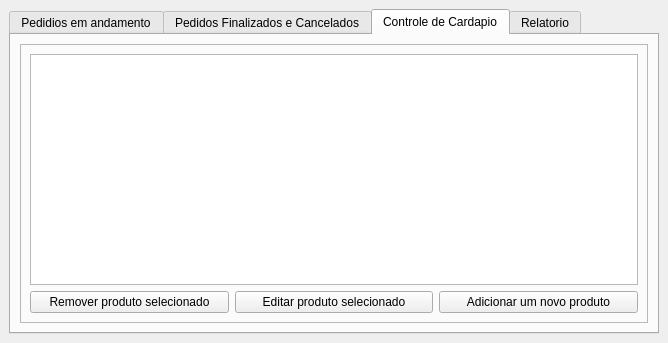
<?xml version="1.0" encoding="UTF-8"?>
<ui version="4.0">
 <class>MainWindow</class>
 <widget class="QMainWindow" name="MainWindow">
  <property name="geometry">
   <rect>
    <x>0</x>
    <y>0</y>
    <width>668</width>
    <height>343</height>
   </rect>
  </property>
  <property name="windowTitle">
   <string>Home</string>
  </property>
  <widget class="QWidget" name="centralwidget">
   <layout class="QVBoxLayout" name="verticalLayout_2">
    <item>
     <widget class="QTabWidget" name="tabWidget">
      <property name="currentIndex">
       <number>2</number>
      </property>
      <widget class="QWidget" name="tab_pedido_andamento">
       <attribute name="title">
        <string>Pedidios em andamento</string>
       </attribute>
       <layout class="QHBoxLayout" name="horizontalLayout_4">
        <item>
         <widget class="QFrame" name="frame_2">
          <property name="frameShape">
           <enum>QFrame::StyledPanel</enum>
          </property>
          <property name="frameShadow">
           <enum>QFrame::Raised</enum>
          </property>
          <layout class="QVBoxLayout" name="verticalLayout_3">
           <item>
            <widget class="QListView" name="lst_todos_pedidos_2"/>
           </item>
           <item>
            <layout class="QHBoxLayout" name="horizontalLayout_3">
             <item>
              <widget class="QPushButton" name="pushButton_3">
               <property name="text">
                <string>Finalizar Pedido</string>
               </property>
              </widget>
             </item>
             <item>
              <widget class="QPushButton" name="pushButton_4">
               <property name="text">
                <string>Cancelar Pedido</string>
               </property>
              </widget>
             </item>
            </layout>
           </item>
          </layout>
         </widget>
        </item>
       </layout>
      </widget>
      <widget class="QWidget" name="tab_pedido_finalizado_cancelado">
       <attribute name="title">
        <string>Pedidos Finalizados e Cancelados</string>
       </attribute>
       <layout class="QHBoxLayout" name="horizontalLayout_6">
        <item>
         <widget class="QFrame" name="frame_3">
          <property name="frameShape">
           <enum>QFrame::StyledPanel</enum>
          </property>
          <property name="frameShadow">
           <enum>QFrame::Raised</enum>
          </property>
          <layout class="QVBoxLayout" name="verticalLayout_4">
           <item>
            <widget class="QListView" name="lst_todos_pedidos_3"/>
           </item>
           <item>
            <layout class="QHBoxLayout" name="horizontalLayout_5">
             <item>
              <widget class="QPushButton" name="pushButton_5">
               <property name="text">
                <string>Refetivar Pedido</string>
               </property>
              </widget>
             </item>
            </layout>
           </item>
          </layout>
         </widget>
        </item>
       </layout>
      </widget>
      <widget class="QWidget" name="tab_controle_cardapio">
       <attribute name="title">
        <string>Controle de Cardapio</string>
       </attribute>
       <layout class="QHBoxLayout" name="horizontalLayout_2">
        <item>
         <widget class="QFrame" name="frame">
          <property name="frameShape">
           <enum>QFrame::StyledPanel</enum>
          </property>
          <property name="frameShadow">
           <enum>QFrame::Raised</enum>
          </property>
          <layout class="QVBoxLayout" name="verticalLayout">
           <item>
            <widget class="QListView" name="lst_todos_pedidos">
             <property name="editTriggers">
              <set>QAbstractItemView::NoEditTriggers</set>
             </property>
             <property name="viewMode">
              <enum>QListView::ListMode</enum>
             </property>
            </widget>
           </item>
           <item>
            <layout class="QHBoxLayout" name="horizontalLayout">
             <item>
              <widget class="QPushButton" name="pushButton_2">
               <property name="text">
                <string>Remover produto selecionado</string>
               </property>
              </widget>
             </item>
             <item>
              <widget class="QPushButton" name="pushButton">
               <property name="text">
                <string>Editar produto selecionado</string>
               </property>
              </widget>
             </item>
             <item>
              <widget class="QPushButton" name="pushButton_adicionar_produto">
               <property name="text">
                <string>Adicionar um novo produto</string>
               </property>
              </widget>
             </item>
            </layout>
           </item>
          </layout>
         </widget>
        </item>
       </layout>
      </widget>
      <widget class="QWidget" name="tab_relatorio">
       <attribute name="title">
        <string>Relatorio</string>
       </attribute>
       <layout class="QVBoxLayout" name="verticalLayout_6"/>
      </widget>
     </widget>
    </item>
   </layout>
  </widget>
 </widget>
 <resources/>
 <connections/>
</ui>
